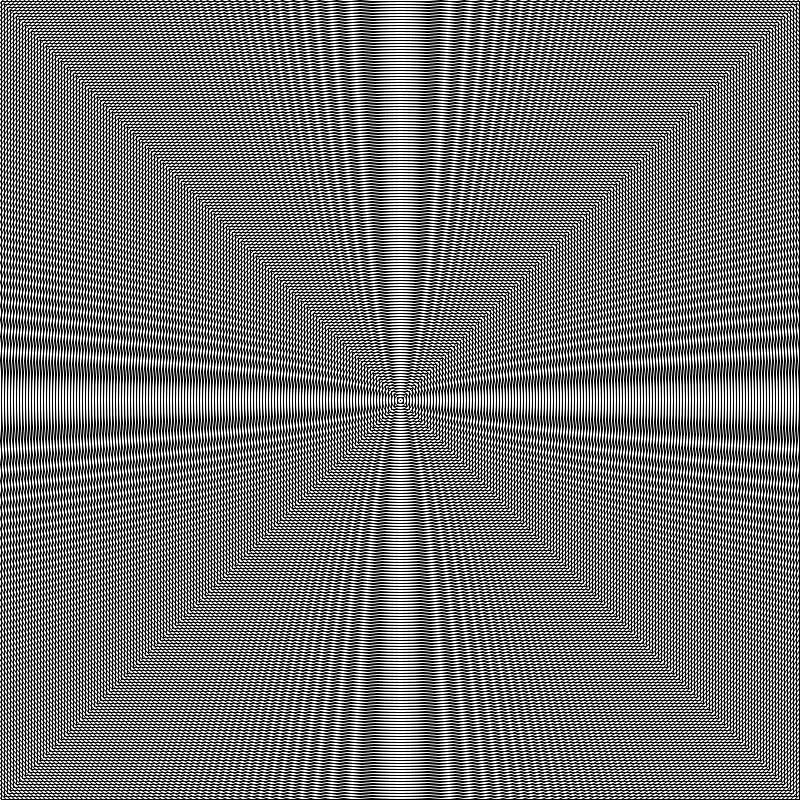
Frame 1 (no input)
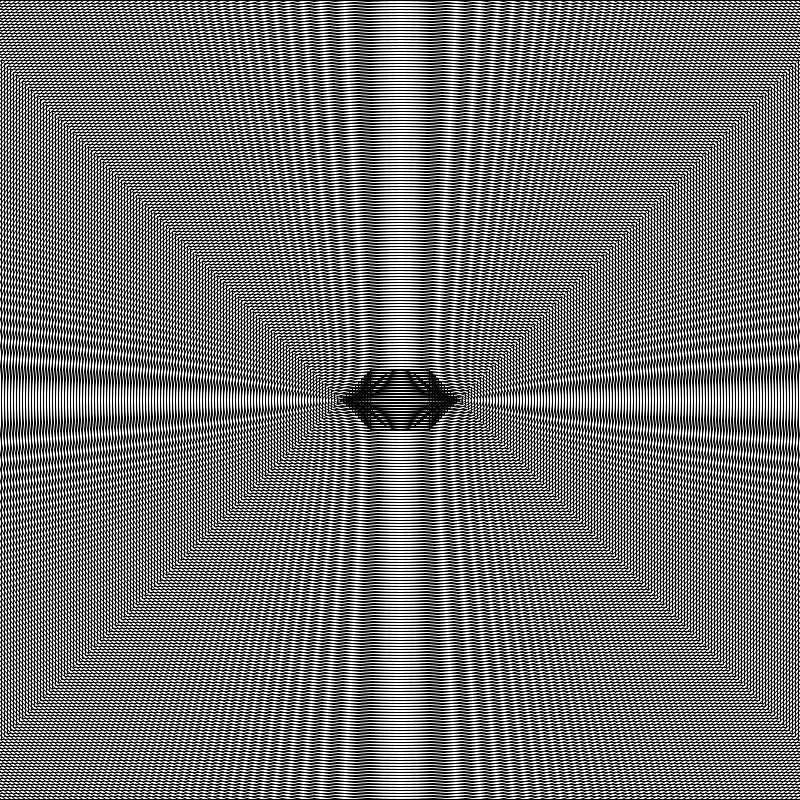
Frame 60 (the mouse pressed at the canvas centre just before this capture)
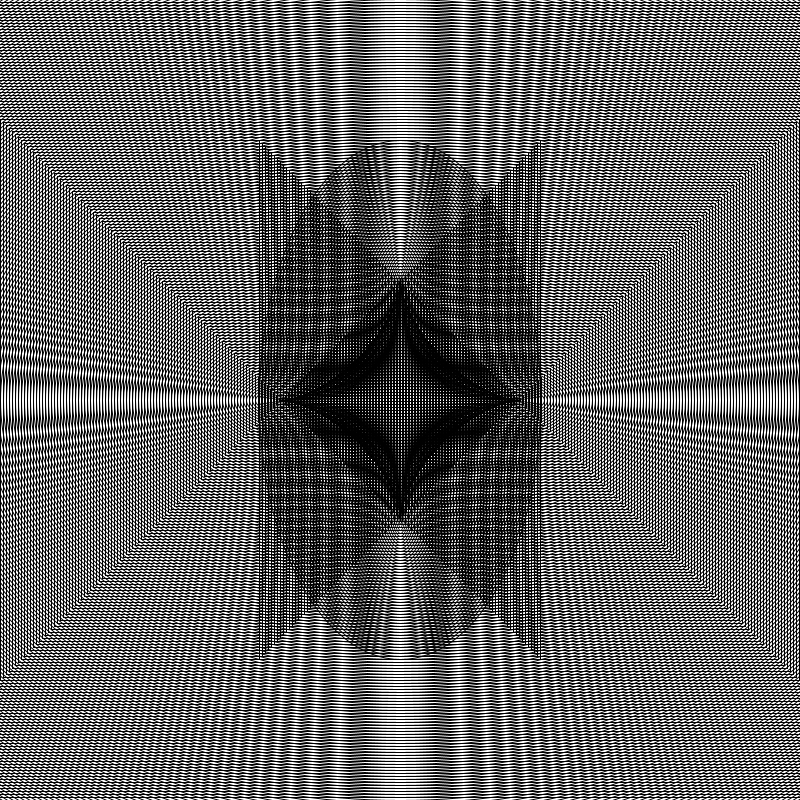
Frame 120 (the mouse held since frame 60 and released just before this capture)

The Processing sketch that drew these frames (run headless with seeded random() and noise(); from frame 60 on, the mouse is pressed at the canvas centre):

// Processing sketch: moire_rectellipse
// ── moire_rectellipse.pde
int x, y, i;

void setup() {
  size(800,800);
  x = width;
  y = height;
  ellipseMode(CENTER);
  rectMode(CENTER);
  noCursor();
}

void draw() {
  background(255);
  for (float j = 0.0; j < 1600.0; j += 6.0) {
    stroke(0);
    noFill();
    rect(x/2,y/2,(mouseX-j-i),(mouseY-j+i));
    ellipse(x/2,y/2,mouseX-j-i,mouseY-j+i);
  }
  i += 1;
  if (i == width *1.5) {
    i = -1;
  }
}
